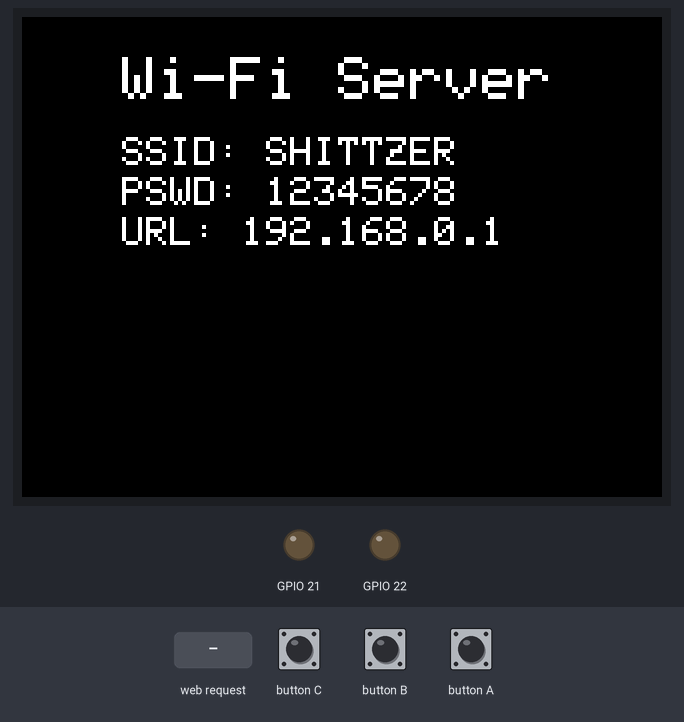
This sketch was run on a simulated ESP32. On the bench: 320×240 colour display, output pins drawn as LEDs (lit = HIGH). Inputs (shaded band) come from the test bench. WiFi joins after 1.5 s; servers stay silent unless stated.

Above: at 1.3 s.
1.4 s: HTTP request GET /off? received
At 2.4 s:
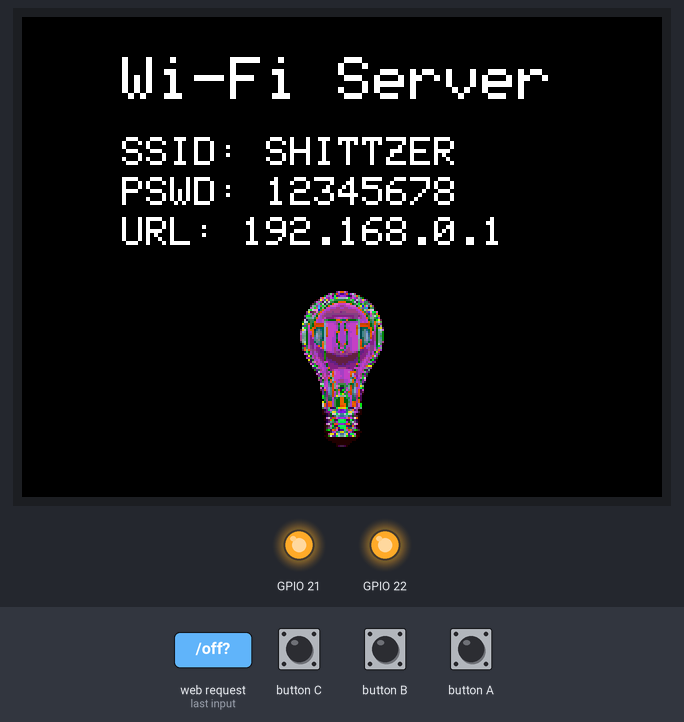
2.9 s: HTTP request GET /on received
At 3.6 s:
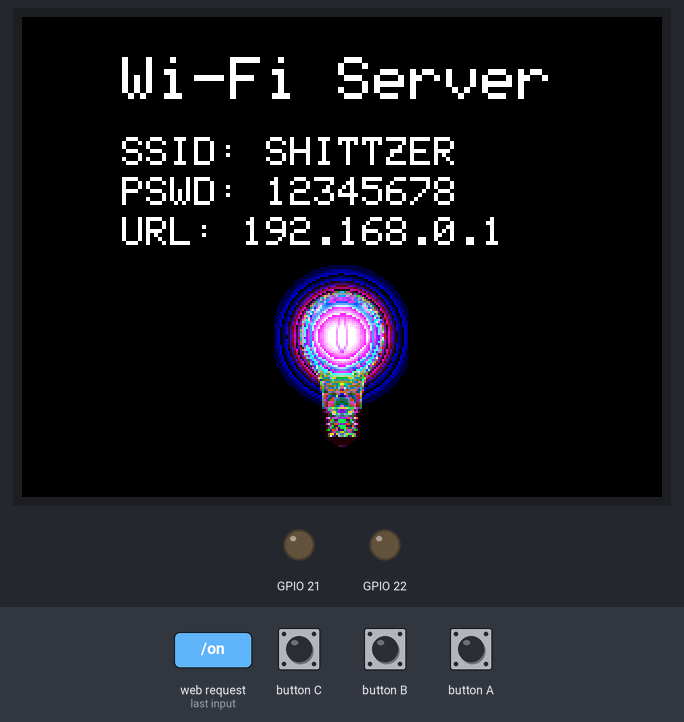
4.4 s: HTTP request GET /off received
At 4.8 s:
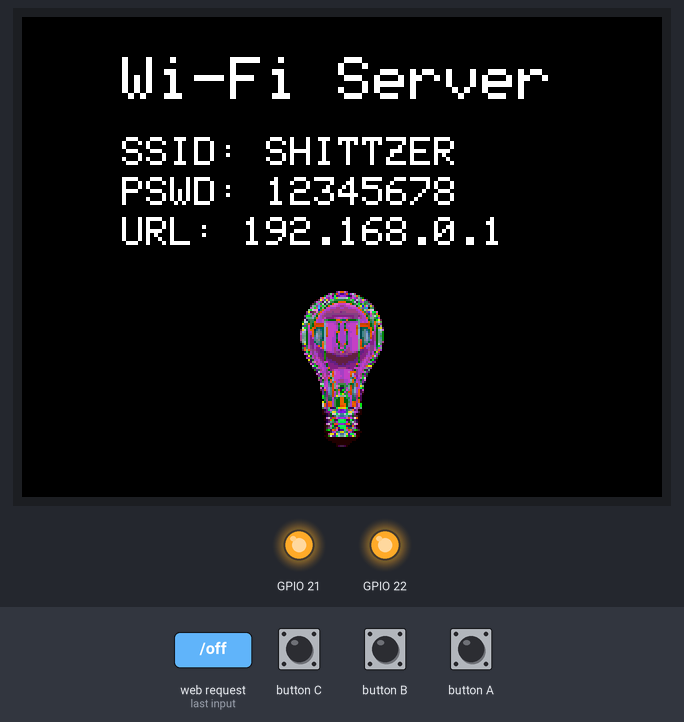
5.9 s: HTTP request GET /on? received
At 7.1 s:
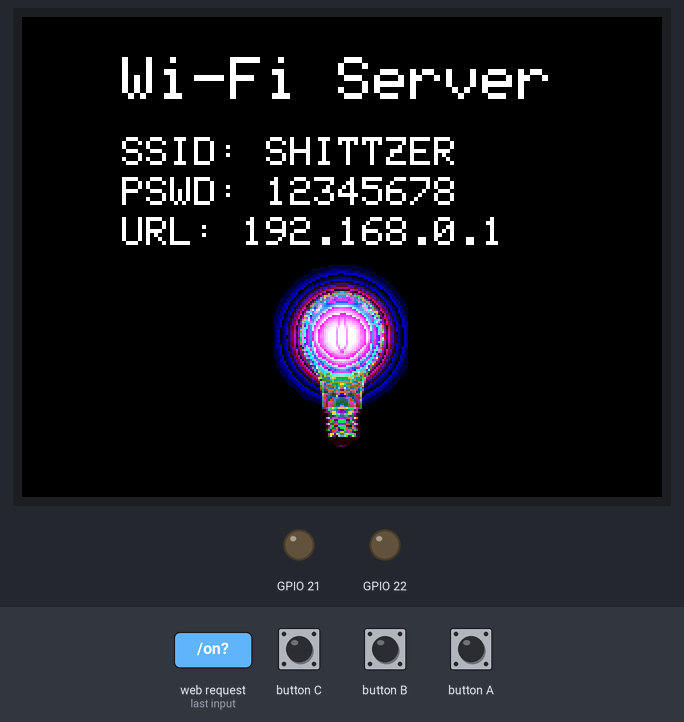
Timing chart, 0 to 8.4 s (numbered marks = the images above; inputs shaded):
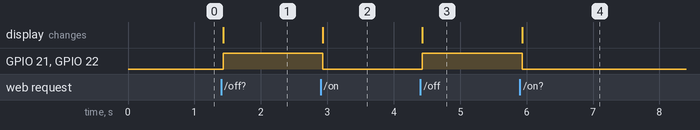

The sketch:

WiFiLedControl.ino
```cpp
#include <M5Stack.h>
#include "WiFi.h"

char ssid[] = "SHITTZER";
char password[] = "12345678";

WiFiServer server(80);
IPAddress ip(192, 168, 0, 1);
IPAddress gateway(192, 168, 0, 1);
IPAddress subnet(255, 255, 255, 0);

extern unsigned char lightOn[];
extern unsigned char lightOff[];

String M5STACK_DATA;
int ledStatus = LOW;
void setup()
{
  M5.begin();
  pinMode(21,OUTPUT);
  pinMode(22,OUTPUT);
  digitalWrite(21,LOW);
  digitalWrite(22,LOW);
  WiFi.mode(WIFI_AP);
  WiFi.softAP(ssid, password);
  WiFi.softAPConfig(ip, gateway, subnet);
  WiFi.begin();
  server.begin();
  M5.Lcd.setBrightness(100);
  M5.Lcd.setTextSize(3);
  M5.Lcd.setCursor(50, 20);
  M5.Lcd.print("Wi-Fi Server");
  M5.Lcd.setTextSize(2);
  M5.Lcd.setCursor(50, 60);
  M5.Lcd.print("SSID: ");
  M5.Lcd.print(ssid);
  M5.Lcd.setCursor(50, 80);
  M5.Lcd.print("PSWD: ");
  M5.Lcd.print(password);
  M5.Lcd.setCursor(50, 100);
  M5.Lcd.print("URL: ");
  M5.Lcd.print(ip);
}

String parseGET(String str)
{
  String tmp = "";
  for (int i = 0, j = 0; i < str.length(); i++)
  {
    if (str[i] == ' ')
      j++;
    if (j == 1)
    {
      if (str[i] != ' ')
        tmp += str[i];
    }
    if (j == 2)
      break;
  }
  return tmp;
}

#define button_A 39
#define button_B 38
#define button_C 37

bool button(int contactNumber)
{
  if (digitalRead(contactNumber) == LOW)
  {
    delay(10);
    if (digitalRead(contactNumber) == LOW)
      return true;
  }
  return false;
}

void loop()
{
  WiFiClient client = server.available();
  ledStatus = LOW;
  if (client)
  {
    String currentString = "";
    bool readyResponse = false;
    while (client.connected())
    {
      ledStatus = LOW;
      if (client.available())
      {
        if (button(button_A))
        {
          M5.Lcd.fillRect(45, 230, 230, 5, BLACK);
          M5.Lcd.fillRect(45, 230, 50, 5, 0xf980);
          M5.Lcd.drawLine(135, 235, 184, 235, 0x4c0);
          M5.Lcd.drawLine(225, 235, 274, 235, 0x013);
          M5STACK_DATA = "hello from red button A!";
        }

        if (button(button_B))
        {
          M5.Lcd.fillRect(45, 230, 230, 5, BLACK);
          M5.Lcd.drawLine(45, 235, 94, 235, 0xf980);
          M5.Lcd.fillRect(135, 230, 50, 5, 0x37e0);
          M5.Lcd.drawLine(225, 235, 274, 235, 0x013);
          M5STACK_DATA = "hello from green button B!";
        }

        if (button(button_C))
        {
          M5.Lcd.fillRect(45, 230, 230, 5, BLACK);
          M5.Lcd.drawLine(45, 235, 94, 235, 0xf980);
          M5.Lcd.drawLine(135, 235, 184, 235, 0x4c0);
          M5.Lcd.fillRect(225, 230, 50, 5, 0x19f);
          M5STACK_DATA = "hello from blue button C!";
        }

        char c = client.read();
        if (c == '\r' || c == '\n')
        {
          readyResponse = true;
        }
        else
        {
          currentString += c;
        }

        if (readyResponse)
        {
          String GET = parseGET(currentString);
          client.println("HTTP/1.1 200 OK");
          client.println("Content-type:text/html");
          client.println();

          if (GET == "/update" || GET == "/update?")
          {
            client.print("<html>");
            client.print("<head>");
            client.print("<meta http-equiv=\"Refresh\" content=\"1\"/>");
            client.print("<script type=\"text/javascript\">");
            client.print("var M5STACK_DATA = \"");
            client.print(M5STACK_DATA);
            client.print("\";");
            client.print("</script>");
            client.print("</head>");
            client.print("</html>");
          }
          else
          {
            client.print("<html>");
            client.print("<head>");
            client.print("<meta name=\"viewport\" content=\"width=device-width; initial-scale=1.0; maximum-scale=1.0; user-scalable=0;\" />");
            client.print("<script type=\"text/javascript\">");
            client.print("setInterval(function(){document.getElementById(\"M5STACK_DATA\").innerHTML = window.frames[0].M5STACK_DATA;}, 1000);");
            client.print("</script>");
            client.print("</head>");
            client.print("<body>");
            client.print("<h1>M5Stack</h1>");
            client.print("<h2>Wi-Fi Server</h2>");
            client.print("<hr>");
            client.print("<h3>Remote control:</h3>");
            client.print("<span>Note: please click on the button and look at the screen of the device</span>");
            client.print("<br><br>");

            if ((GET == "/off?") || (GET == "/off") || (GET == "/"))
            {
              M5.Lcd.drawBitmap(126, 120, 100, 100, (uint16_t *)lightOff);
              client.print("<form action=\"/on\">");
              client.print("<button type=\"submit\">Turn ON</button>");
              ledStatus = HIGH;
            }
            else if (GET == "/on" || GET == "/on?")
            {
              M5.Lcd.drawBitmap(126, 120, 100, 100, (uint16_t *)lightOn);
              client.print("<form action=\"/off\">");
              client.print("<button type=\"submit\">Turn OFF</button>");
              ledStatus = LOW;
            }
          digitalWrite(21,ledStatus);
          digitalWrite(22,ledStatus);
            client.print("</form>");
            client.print("<hr>");
            client.print("<h3>Remote monitor:</h3>");
            client.print("<span>Note: please press and hold any three buttons on the device</span>");
            client.print("<br>");
            client.print("> <span id=\"M5STACK_DATA\"></span>");
            client.print("<iframe src=\"/update\" hidden=\"true\"></iframe>");
            client.print("</body>");
            client.print("</html>");
          }
          client.println();
          client.println();
          readyResponse = false;
          currentString = "";
          break;
          client.flush();
        }
      }
    }
  }
}
```

Source omitted: lightOff.c (103867 bytes), lightOn.c (106536 bytes)

Measured:
- after the input at 1.4 s, GPIO 21, GPIO 22: LOW → HIGH at once; the display: changes at once (image 1)
- after the input at 2.9 s, GPIO 21, GPIO 22: HIGH → LOW at once; the display: changes at once (image 2)
- after the input at 4.4 s, GPIO 21, GPIO 22: LOW → HIGH at once; the display: changes at once (image 3)
- after the input at 5.9 s, GPIO 21, GPIO 22: HIGH → LOW at once; the display: changes at once (image 4)
